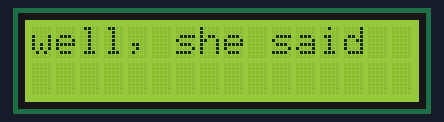
Recording of a sketch running on a simulated Arduino Uno, built with avr-gcc and run on an emulated ATmega328P. Shown: 16×2 character LCD.

Above: at 0.1 s.
At 7.2 s:
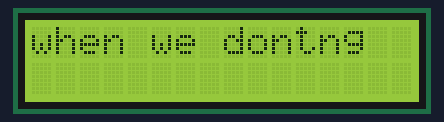
At 12.2 s:
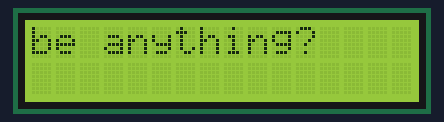
At 17.2 s:
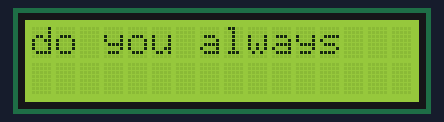
At 24.8 s:
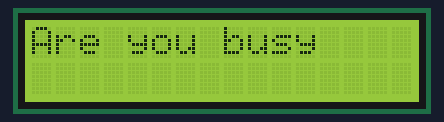
At 36.8 s:
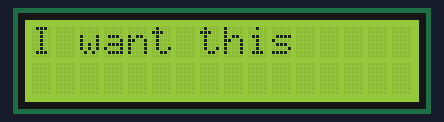

Measured:
- what the display in image 1 shows lasts 2.5 s, from 7.1 s to 9.6 s

The sketch:

sketch.ino
```cpp
#include <LiquidCrystal_I2C.h>

LiquidCrystal_I2C LCD(0x27, 16, 2);

void setup() {
  LCD.init();
  LCD.backlight();
}

void loop() {

  LCD.setCursor(0, 0);
  LCD.print("well, she said");
  LCD.setCursor(0, 1);
  delay(2000);

  LCD.setCursor(0, 0);
  LCD.print("How do we expect");
  delay(2500);

  LCD.clear();
  LCD.setCursor(0, 0);
  LCD.print("to be anything");
  LCD.setCursor(0, 1);
  delay(2500);

  LCD.setCursor(0, 0);
  LCD.print("when we dont");
  delay(2500);

  LCD.clear();
  LCD.setCursor(0, 0);
  LCD.print("try to");
  delay(2500);

  LCD.setCursor(0, 0);
  LCD.print("be anything?");
  LCD.setCursor(0, 1);
  delay(2500);

  LCD.clear();
  LCD.setCursor(0, 0);
  LCD.print("and why the hell");
  delay(2500);

  LCD.clear();
  LCD.setCursor(0, 0);
  LCD.print("do you always");
  delay(2500);

  LCD.setCursor(0, 1);
  LCD.print("ignore me");
  delay(2500);

LCD.clear();
LCD.setCursor(0, 0);
  LCD.print("when I'm calling");
  delay(2500);

  LCD.clear();
  LCD.setCursor(0, 0);
  LCD.print("Are you busy");
  delay(2500);

LCD.clear();
LCD.setCursor(2, 0);
LCD.print("doing better");
delay(900);

LCD.setCursor(2, 1);
LCD.print("things?");
delay(1000);

  LCD.clear();
  LCD.setCursor(0, 0);
  LCD.print("In August now");
  delay(2500);

  LCD.clear();
  LCD.setCursor(0, 0);
  LCD.print("In August, girl");
  delay(2500);

  LCD.clear();
  LCD.setCursor(0, 0);
  LCD.print("In August");
  delay(2500);

  LCD.clear();
  LCD.setCursor(0, 0);
  LCD.print("I want this");
  delay(2500);

  }
```
